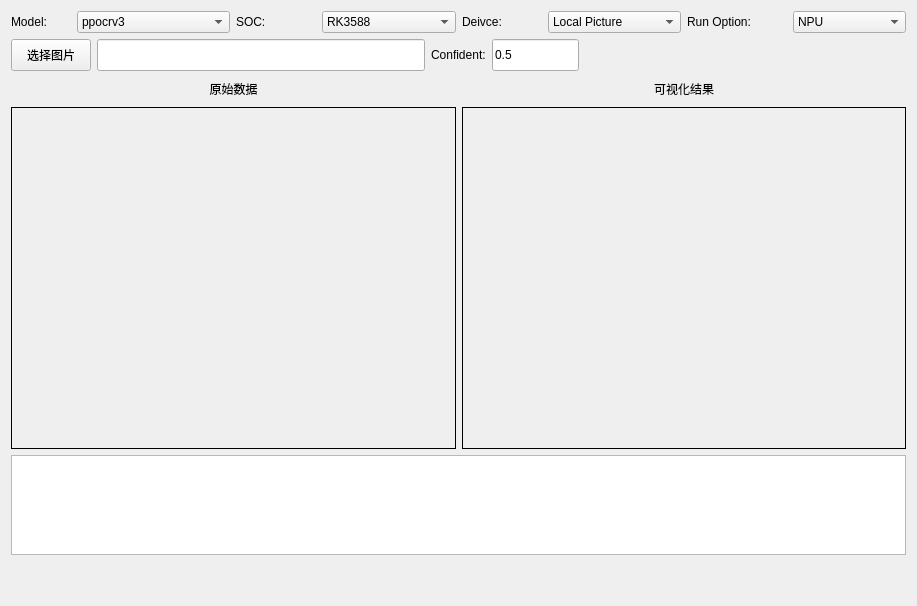
<?xml version="1.0" encoding="UTF-8"?>
<ui version="4.0">
 <class>OCR</class>
 <widget class="QWidget" name="OCR">
  <property name="geometry">
   <rect>
    <x>0</x>
    <y>0</y>
    <width>917</width>
    <height>606</height>
   </rect>
  </property>
  <property name="windowTitle">
   <string>Form</string>
  </property>
  <layout class="QGridLayout" name="gridLayout">
   <item row="0" column="0">
    <layout class="QVBoxLayout" name="verticalLayout_3">
     <item>
      <layout class="QHBoxLayout" name="horizontalLayout_6">
       <item>
        <layout class="QHBoxLayout" name="horizontalLayout">
         <item>
          <widget class="QLabel" name="label">
           <property name="maximumSize">
            <size>
             <width>60</width>
             <height>16777215</height>
            </size>
           </property>
           <property name="text">
            <string>Model:</string>
           </property>
          </widget>
         </item>
         <item>
          <widget class="QComboBox" name="comboBoxModel">
           <item>
            <property name="text">
             <string>ppocrv3</string>
            </property>
           </item>
          </widget>
         </item>
        </layout>
       </item>
       <item>
        <layout class="QHBoxLayout" name="horizontalLayout_4">
         <item>
          <widget class="QLabel" name="label_4">
           <property name="maximumSize">
            <size>
             <width>80</width>
             <height>16777215</height>
            </size>
           </property>
           <property name="text">
            <string>SOC:</string>
           </property>
          </widget>
         </item>
         <item>
          <widget class="QComboBox" name="comboBoxDevice_2">
           <item>
            <property name="text">
             <string>RK3588</string>
            </property>
           </item>
           <item>
            <property name="text">
             <string>RK3568</string>
            </property>
           </item>
          </widget>
         </item>
        </layout>
       </item>
       <item>
        <layout class="QHBoxLayout" name="horizontalLayout_2">
         <item>
          <widget class="QLabel" name="label_2">
           <property name="maximumSize">
            <size>
             <width>80</width>
             <height>16777215</height>
            </size>
           </property>
           <property name="text">
            <string>Deivce:</string>
           </property>
          </widget>
         </item>
         <item>
          <widget class="QComboBox" name="comboBoxDevice">
           <item>
            <property name="text">
             <string>Local Picture</string>
            </property>
           </item>
           <item>
            <property name="text">
             <string>Camera</string>
            </property>
           </item>
          </widget>
         </item>
        </layout>
       </item>
       <item>
        <layout class="QHBoxLayout" name="horizontalLayout_3">
         <item>
          <widget class="QLabel" name="label_3">
           <property name="maximumSize">
            <size>
             <width>100</width>
             <height>16777215</height>
            </size>
           </property>
           <property name="text">
            <string>Run Option:</string>
           </property>
          </widget>
         </item>
         <item>
          <widget class="QComboBox" name="comboBoxOption">
           <item>
            <property name="text">
             <string>NPU</string>
            </property>
           </item>
           <item>
            <property name="text">
             <string>CPU</string>
            </property>
           </item>
          </widget>
         </item>
        </layout>
       </item>
      </layout>
     </item>
     <item>
      <layout class="QHBoxLayout" name="horizontalLayout_7">
       <item>
        <widget class="QPushButton" name="pushButtonStart">
         <property name="minimumSize">
          <size>
           <width>0</width>
           <height>32</height>
          </size>
         </property>
         <property name="maximumSize">
          <size>
           <width>120</width>
           <height>16777215</height>
          </size>
         </property>
         <property name="text">
          <string>选择图片</string>
         </property>
        </widget>
       </item>
       <item>
        <widget class="QLineEdit" name="lineEditInput">
         <property name="minimumSize">
          <size>
           <width>0</width>
           <height>32</height>
          </size>
         </property>
         <property name="readOnly">
          <bool>true</bool>
         </property>
        </widget>
       </item>
       <item>
        <widget class="QLabel" name="label_7">
         <property name="text">
          <string>Confident:</string>
         </property>
        </widget>
       </item>
       <item>
        <widget class="QLineEdit" name="lineEditInputConf">
         <property name="minimumSize">
          <size>
           <width>0</width>
           <height>32</height>
          </size>
         </property>
         <property name="maximumSize">
          <size>
           <width>87</width>
           <height>16777215</height>
          </size>
         </property>
         <property name="text">
          <string>0.5</string>
         </property>
         <property name="readOnly">
          <bool>false</bool>
         </property>
        </widget>
       </item>
       <item>
        <spacer name="horizontalSpacer">
         <property name="orientation">
          <enum>Qt::Horizontal</enum>
         </property>
         <property name="sizeHint" stdset="0">
          <size>
           <width>40</width>
           <height>20</height>
          </size>
         </property>
        </spacer>
       </item>
      </layout>
     </item>
     <item>
      <layout class="QHBoxLayout" name="horizontalLayout_5">
       <item>
        <layout class="QVBoxLayout" name="verticalLayout">
         <item>
          <widget class="QLabel" name="label_6">
           <property name="maximumSize">
            <size>
             <width>16777215</width>
             <height>24</height>
            </size>
           </property>
           <property name="text">
            <string>原始数据</string>
           </property>
           <property name="alignment">
            <set>Qt::AlignCenter</set>
           </property>
          </widget>
         </item>
         <item>
          <widget class="QLabel" name="labelBeforeLabel">
           <property name="minimumSize">
            <size>
             <width>320</width>
             <height>320</height>
            </size>
           </property>
           <property name="styleSheet">
            <string notr="true">border: 1px solid black</string>
           </property>
           <property name="text">
            <string/>
           </property>
          </widget>
         </item>
        </layout>
       </item>
       <item>
        <layout class="QVBoxLayout" name="verticalLayout_2">
         <item>
          <widget class="QLabel" name="label_5">
           <property name="maximumSize">
            <size>
             <width>16777215</width>
             <height>24</height>
            </size>
           </property>
           <property name="text">
            <string>可视化结果</string>
           </property>
           <property name="alignment">
            <set>Qt::AlignCenter</set>
           </property>
          </widget>
         </item>
         <item>
          <widget class="QLabel" name="labelAfterLabel">
           <property name="minimumSize">
            <size>
             <width>320</width>
             <height>320</height>
            </size>
           </property>
           <property name="styleSheet">
            <string notr="true">border: 1px solid black</string>
           </property>
           <property name="text">
            <string/>
           </property>
          </widget>
         </item>
        </layout>
       </item>
      </layout>
     </item>
     <item>
      <widget class="QTextEdit" name="textEditInfo">
       <property name="minimumSize">
        <size>
         <width>0</width>
         <height>100</height>
        </size>
       </property>
       <property name="maximumSize">
        <size>
         <width>16777215</width>
         <height>100</height>
        </size>
       </property>
      </widget>
     </item>
     <item>
      <spacer name="verticalSpacer">
       <property name="orientation">
        <enum>Qt::Vertical</enum>
       </property>
       <property name="sizeType">
        <enum>QSizePolicy::Fixed</enum>
       </property>
       <property name="sizeHint" stdset="0">
        <size>
         <width>20</width>
         <height>40</height>
        </size>
       </property>
      </spacer>
     </item>
    </layout>
   </item>
  </layout>
 </widget>
 <resources/>
 <connections/>
</ui>
